Frame 1 (no input): blank canvas, image omitted
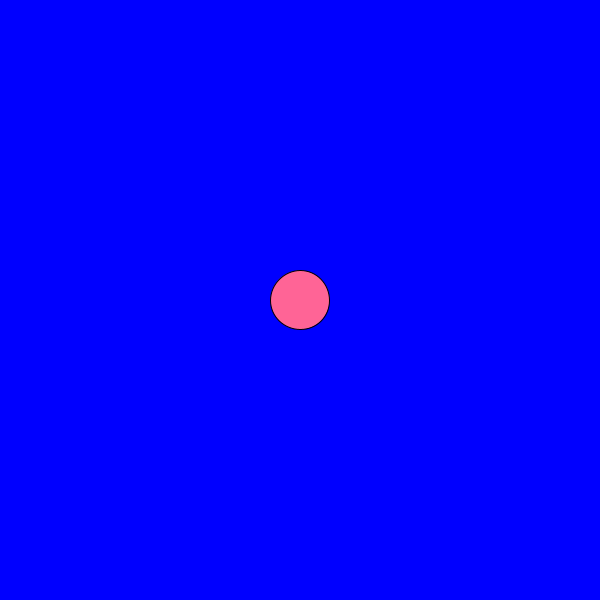
Frame 60 (the mouse pressed at the canvas centre just before this capture)
Frame 120 (the mouse held since frame 60 and released just before this capture): blank canvas, image omitted

The Processing sketch that drew this single still picture (run headless with seeded random() and noise(); from frame 60 on, the mouse is pressed at the canvas centre):

// Processing sketch: mouse_pressed
// ── mouse_pressed.pde
float xspeed,x,y,sz,yspeed;
void setup(){
  size(600,600);
}
void draw(){
  sz=50;

 yspeed=1;
 xspeed=1;
  background(0);
  if(mousePressed){
    background(255,0,0);
    fill(100,0,255);
    ellipse(width/2, height/2, x,y);
    x-=xspeed;
    y-=yspeed;
  }else{
    background(0,0,255);
    fill(255,100,150);
    ellipse(width/2,height/2, x,y);
    x+=xspeed;
    y+=yspeed;
  }
}
